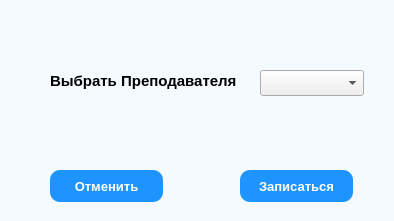
<?xml version="1.0" encoding="UTF-8"?>
<ui version="4.0">
 <class>Dialog</class>
 <widget class="QDialog" name="Dialog">
  <property name="geometry">
   <rect>
    <x>0</x>
    <y>0</y>
    <width>394</width>
    <height>221</height>
   </rect>
  </property>
  <property name="windowTitle">
   <string>Запись</string>
  </property>
  <property name="styleSheet">
   <string notr="true">QDialog {
	background: #F5FaFE;
}

QLabel {
	font-weight: bold;
	font-size: 15px;
}

QPushButton {
	border-radius: 10px;
	background: #1E95FE;
	color: white;
	font-weight: bold;
	font-size: 13px;
}

QLineEdit {
	border: 1px solid black;
	border-radius: 10px;
	padding: 0px 8px;
}</string>
  </property>
  <widget class="QPushButton" name="cancelBtn">
   <property name="geometry">
    <rect>
     <x>50</x>
     <y>170</y>
     <width>113</width>
     <height>32</height>
    </rect>
   </property>
   <property name="text">
    <string>Отменить</string>
   </property>
  </widget>
  <widget class="QPushButton" name="recordBtn">
   <property name="geometry">
    <rect>
     <x>240</x>
     <y>170</y>
     <width>113</width>
     <height>32</height>
    </rect>
   </property>
   <property name="text">
    <string>Записаться</string>
   </property>
  </widget>
  <widget class="QLabel" name="selectLable">
   <property name="geometry">
    <rect>
     <x>50</x>
     <y>70</y>
     <width>201</width>
     <height>21</height>
    </rect>
   </property>
   <property name="text">
    <string>Выбрать Преподавателя</string>
   </property>
  </widget>
  <widget class="QComboBox" name="teacherComboBox">
   <property name="geometry">
    <rect>
     <x>260</x>
     <y>70</y>
     <width>104</width>
     <height>26</height>
    </rect>
   </property>
  </widget>
 </widget>
 <resources/>
 <connections/>
</ui>
